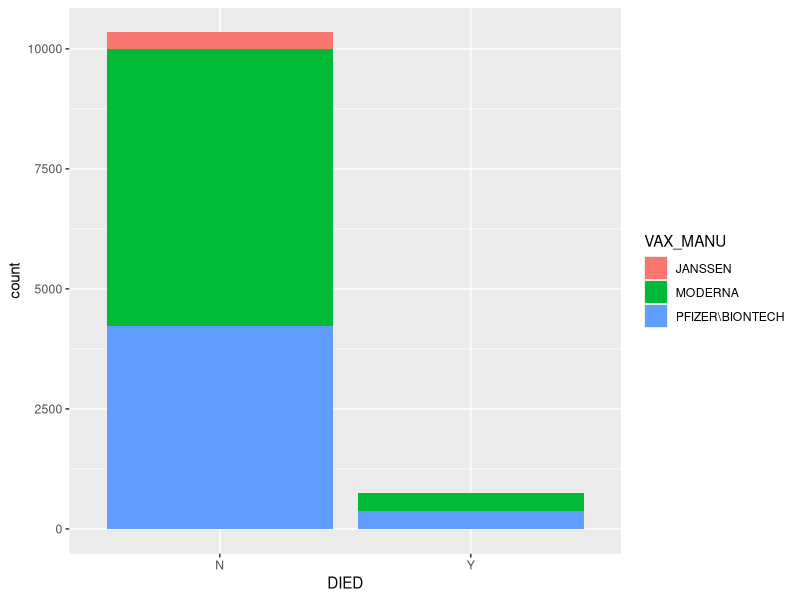
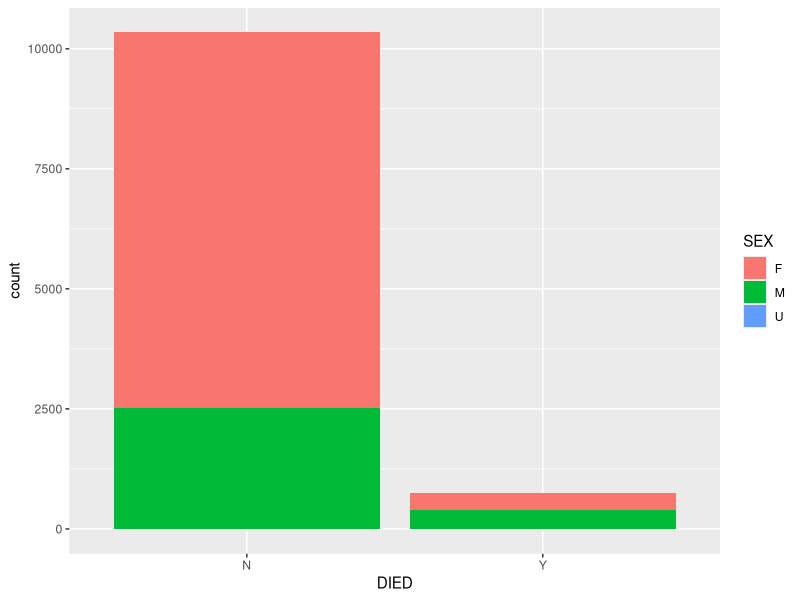
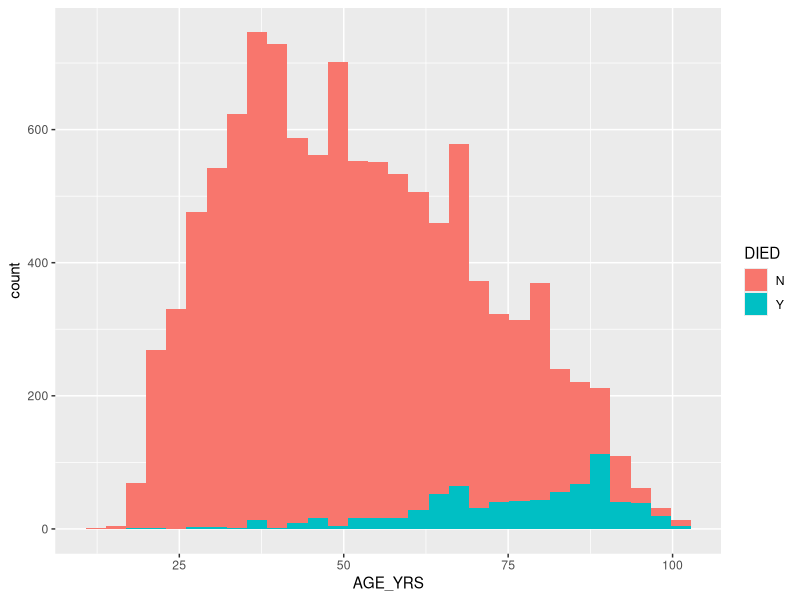

R code for these plots, in order:
# Read data####
setwd("C:/Users/user/Desktop/R/DOE/Data")
library(readr)
library(dplyr)
library(ggplot2)
df = as_tibble(read.csv("covid_data.csv"))

# a little EDA####
summary(df$SYMPTOM1)

ggplot(data = df, aes(fill=VAX_MANU, x=DIED)) + 
  geom_histogram(stat = 'count')

ggplot(data = df, aes(fill=SEX, x=DIED)) + 
  geom_histogram(stat = 'count')

ggplot(data = df, aes(fill = DIED,x=AGE_YRS)) + 
  geom_histogram()


df_y = df %>% filter(DIED == "Y"&VAX_MANU == "JANSSEN") 

df_y$AGE_YRS %>% summary() 

df$AGE_YRS %>% summary()
#####
